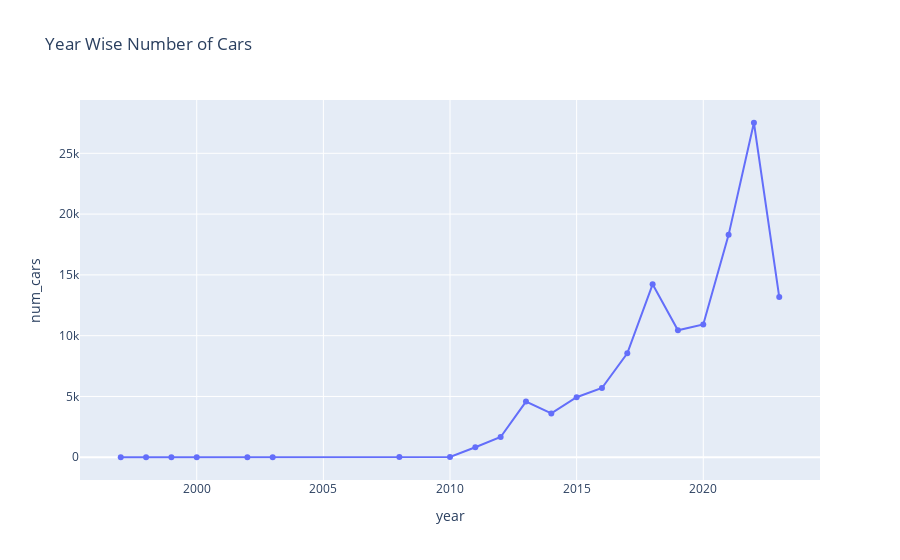

The notebook cell saved with this chart:
### Markdown cell above
#### Hypothesis 1 : The number of electric vehicles on the road has increased over time.

### Code cell
# Year Wise Cars
Car_model_year = df.groupby('Model Year')['VIN (1-10)'].count().reset_index()
Car_model_year.columns = ['year','num_cars']

fig = px.line(Car_model_year,x="year", y="num_cars", title='Year Wise Number of Cars',markers=True)
fig.show()

### Figure 1 — Plotly figure (JSON) as saved in the notebook; plotly's stock layout.template omitted (floating-point values rounded to 4 significant figures)
{"data": [{"hovertemplate": "year=%{x}<br>num_cars=%{y}<extra></extra>", "legendgroup": "", "line": {"color": "#636efa", "dash": "solid"}, "marker": {"symbol": "circle"}, "mode": "lines+markers", "name": "", "orientation": "v", "showlegend": false, "type": "scatter", "x": [1997, 1998, 1999, 2000, 2002, 2003, 2008, 2010, 2011, 2012, 2013, 2014, 2015, 2016, 2017, 2018, 2019, 2020, 2021, 2022, 2023], "xaxis": "x", "y": [1, 1, 4, 9, 2, 1, 21, 24, 826, 1666, 4577, 3608, 4935, 5699, 8557, 14223, 10448, 10925, 18293, 27514, 13172], "yaxis": "y"}], "layout": {"legend": {"tracegroupgap": 0}, "title": {"text": "Year Wise Number of Cars"}, "xaxis": {"anchor": "y", "domain": [0, 1], "title": {"text": "year"}}, "yaxis": {"anchor": "x", "domain": [0, 1], "title": {"text": "num_cars"}}}}
